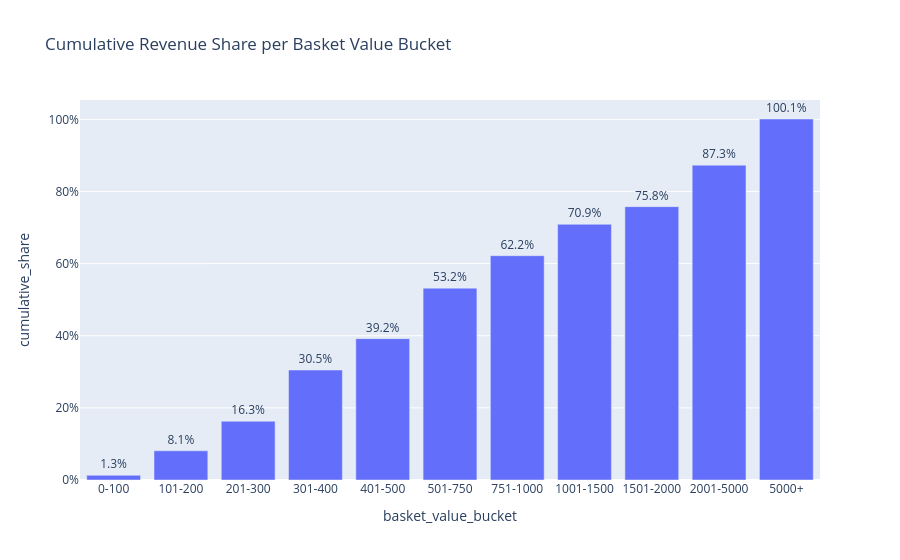

This figure's notebook cell:
### Markdown cell above
Enstaka customer-anomalies har filtrerats bort för att ge en bättre bild av hur värde per order i stort sett är fördelat (enligt notering i intro). Filtreringen påverkar 5000+ segmentet negativt, och det går från att vara det största segmentet sett till intäkter till att var mer in line med andra segmenten (12,8%). (En stor del av det som har filtrerats bort inkluderar manuella justeringar, plattformskostnader och frakt) För basket-analysen är detta godtagbart då vi vill få en tydligare bild över helheten.

Exkluderat anomalierna ser vi att en stor del av vår försäljning sker vid ordervärden kring 301-400 (14,2%) och 501-750 (14%). Cirka 52% av intäkterna sker i ordrar värda 101-750.

Sett till antalet ordrar så representerar baskets över 2000 i värde en ganska liten andel, men i totala intäkter så är dessa relativt få ordrar väldigt betydande.

### Code cell
# Kumulativ andel av försäljning (basket value buckets) 80/20 intäkter
df_basket_uitem_dist = df_basket_uitem_dist.sort_values('bucket_sort').reset_index(drop=True)
df_basket_uitem_dist['cumulative_share'] = df_basket_uitem_dist['revenue_share'].cumsum()

fig = px.bar(
    df_basket_uitem_dist,
    x='basket_value_bucket',
    y='cumulative_share',
    title='Cumulative Revenue Share per Basket Value Bucket',
    text='cumulative_share'
)
fig.update_traces(texttemplate='%{text:.1%}', textposition='outside')
fig.update_yaxes(tickformat='.0%')
fig.write_html(
    "../HTML/bask_cumulative_share.html",
    include_plotlyjs='cdn'
)
fig.show()

### Figure 1 — Plotly figure (JSON) as saved in the notebook; plotly's stock layout.template omitted (floating-point values rounded to 4 significant figures)
{"data": [{"hovertemplate": "basket_value_bucket=%{x}<br>cumulative_share=%{text}<extra></extra>", "legendgroup": "", "marker": {"color": "#636efa", "pattern": {"shape": ""}}, "name": "", "orientation": "v", "showlegend": false, "text": [0.013, 0.081, 0.163, 0.305, 0.392, 0.532, 0.622, 0.709, 0.758, 0.873, 1.001], "textposition": "outside", "texttemplate": "%{text:.1%}", "type": "bar", "x": ["0-100", "101-200", "201-300", "301-400", "401-500", "501-750", "751-1000", "1001-1500", "1501-2000", "2001-5000", "5000+"], "xaxis": "x", "y": [0.013, 0.081, 0.163, 0.305, 0.392, 0.532, 0.622, 0.709, 0.758, 0.873, 1.001], "yaxis": "y"}], "layout": {"barmode": "relative", "legend": {"tracegroupgap": 0}, "title": {"text": "Cumulative Revenue Share per Basket Value Bucket"}, "xaxis": {"anchor": "y", "domain": [0, 1], "title": {"text": "basket_value_bucket"}}, "yaxis": {"anchor": "x", "domain": [0, 1], "tickformat": ".0%", "title": {"text": "cumulative_share"}}}}
